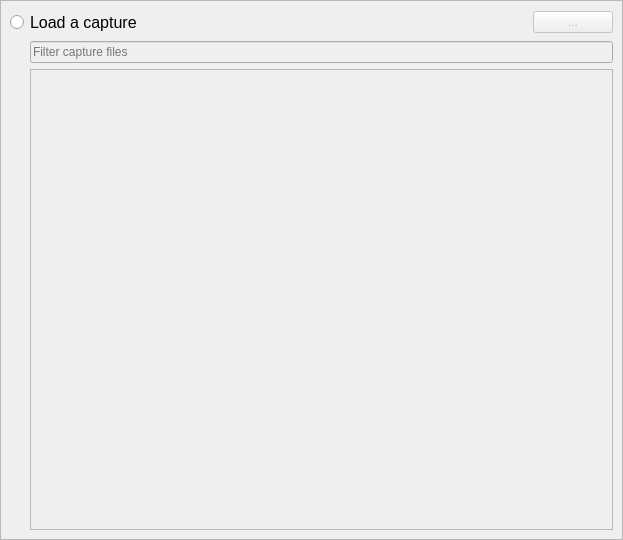
<?xml version="1.0" encoding="UTF-8"?>
<ui version="4.0">
 <class>LoadCaptureWidget</class>
 <widget class="QWidget" name="LoadCaptureWidget">
  <property name="geometry">
   <rect>
    <x>0</x>
    <y>0</y>
    <width>623</width>
    <height>540</height>
   </rect>
  </property>
  <property name="windowTitle">
   <string>Form</string>
  </property>
  <layout class="QGridLayout" name="gridLayout">
   <property name="leftMargin">
    <number>0</number>
   </property>
   <property name="topMargin">
    <number>0</number>
   </property>
   <property name="rightMargin">
    <number>0</number>
   </property>
   <property name="bottomMargin">
    <number>0</number>
   </property>
   <item row="0" column="0">
    <widget class="QFrame" name="frame">
     <property name="frameShape">
      <enum>QFrame::StyledPanel</enum>
     </property>
     <property name="frameShadow">
      <enum>QFrame::Raised</enum>
     </property>
     <layout class="QGridLayout" name="gridLayout_2">
      <item row="0" column="0">
       <layout class="QVBoxLayout" name="titleBarLayout">
        <item>
         <layout class="QHBoxLayout" name="horizontalLayout">
          <item>
           <widget class="QRadioButton" name="radioButton">
            <property name="font">
             <font>
              <pointsize>12</pointsize>
             </font>
            </property>
            <property name="accessibleName">
             <string>LoadCapture</string>
            </property>
            <property name="text">
             <string>Load a capture</string>
            </property>
           </widget>
          </item>
          <item>
           <spacer name="horizontalSpacer">
            <property name="orientation">
             <enum>Qt::Horizontal</enum>
            </property>
            <property name="sizeHint" stdset="0">
             <size>
              <width>40</width>
              <height>20</height>
             </size>
            </property>
           </spacer>
          </item>
          <item>
           <widget class="QPushButton" name="selectFileButton">
            <property name="enabled">
             <bool>false</bool>
            </property>
            <property name="text">
             <string>...</string>
            </property>
           </widget>
          </item>
         </layout>
        </item>
        <item>
         <layout class="QHBoxLayout" name="horizontalLayout_2" stretch="0,1">
          <item>
           <spacer name="horizontalSpacer_2">
            <property name="orientation">
             <enum>Qt::Horizontal</enum>
            </property>
            <property name="sizeHint" stdset="0">
             <size>
              <width>20</width>
              <height>20</height>
             </size>
            </property>
           </spacer>
          </item>
          <item>
           <widget class="QWidget" name="tableContainer" native="true">
            <property name="enabled">
             <bool>false</bool>
            </property>
            <layout class="QVBoxLayout" name="verticalLayout">
             <property name="leftMargin">
              <number>0</number>
             </property>
             <property name="topMargin">
              <number>0</number>
             </property>
             <property name="rightMargin">
              <number>0</number>
             </property>
             <property name="bottomMargin">
              <number>0</number>
             </property>
             <item>
              <widget class="QLineEdit" name="captureFilterLineEdit">
               <property name="accessibleName">
                <string>FilterCaptureFiles</string>
               </property>
               <property name="placeholderText">
                <string>Filter capture files</string>
               </property>
               <property name="clearButtonEnabled">
                <bool>true</bool>
               </property>
              </widget>
             </item>
             <item>
              <widget class="QTableView" name="tableView">
               <property name="focusPolicy">
                <enum>Qt::NoFocus</enum>
               </property>
               <property name="accessibleName">
                <string>CaptureFileList</string>
               </property>
               <property name="alternatingRowColors">
                <bool>true</bool>
               </property>
               <property name="selectionMode">
                <enum>QAbstractItemView::SingleSelection</enum>
               </property>
               <property name="selectionBehavior">
                <enum>QAbstractItemView::SelectRows</enum>
               </property>
               <property name="showGrid">
                <bool>false</bool>
               </property>
               <property name="wordWrap">
                <bool>false</bool>
               </property>
              </widget>
             </item>
            </layout>
           </widget>
          </item>
         </layout>
        </item>
       </layout>
      </item>
     </layout>
    </widget>
   </item>
  </layout>
 </widget>
 <resources/>
 <connections/>
</ui>
